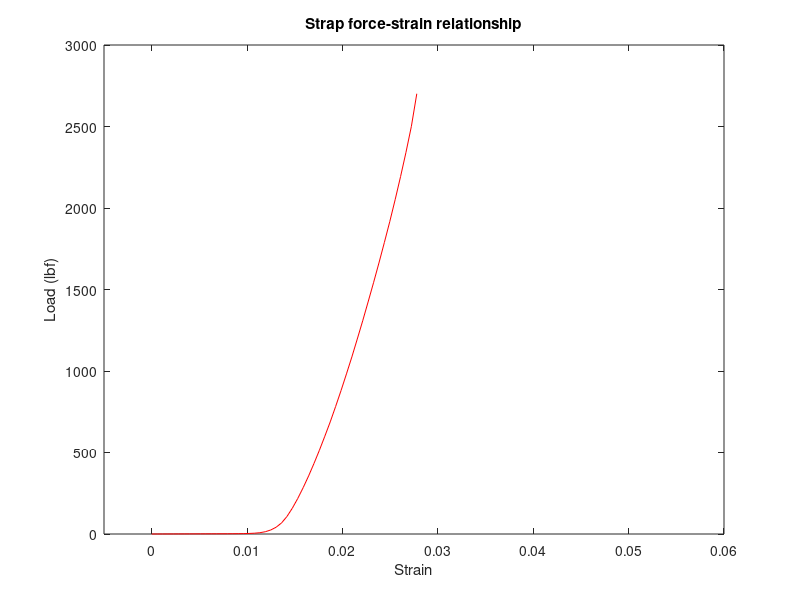

This chart was generated by the following MATLAB code:
% cd ..
d = load('d_unload.txt');


num = 491;
figure(10)
% clf
box on
hold on
plot(d(:,2),d(:,1),'r-')

xlim([-.005 .06])
% ylim([-100 5000])

xlabel('Strain')
ylabel('Load (lbf)')
title('Strap force-strain relationship')







